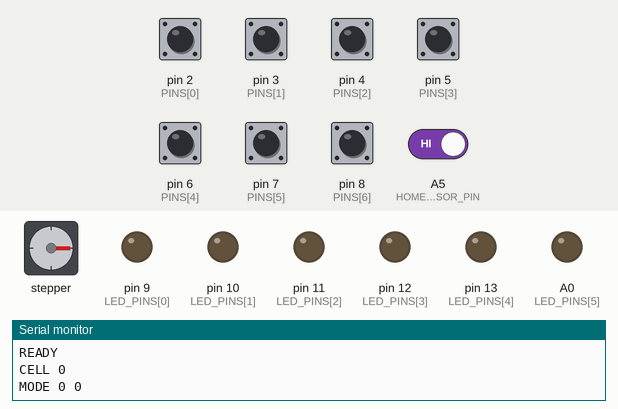
This sketch was run on a simulated Arduino Uno, built with avr-gcc and run on an emulated ATmega328P. Shown: stepper motor, output pins drawn as LEDs (lit = HIGH), the last lines printed to the serial monitor. Wiring (inferred from the names in the program): stepper motor (2048 steps per turn assumed): coils A1, A2, A3, A4. The test bench sets the inputs (shaded band); at power-on: A5 (HOME_SENSOR_PIN), pin 2 (PINS[0]), pin 3 (PINS[1]), pin 4 (PINS[2]), pin 5 (PINS[3]), pin 6 (PINS[4]), pin 7 (PINS[5]), pin 8 (PINS[6]) HIGH. Pins used as bus, display or sensor lines are not drawn.

Above: at 8.1 s.
8.2 s: pin 2 (PINS[0]) pulled LOW for 0.15 s
At 8.7 s:
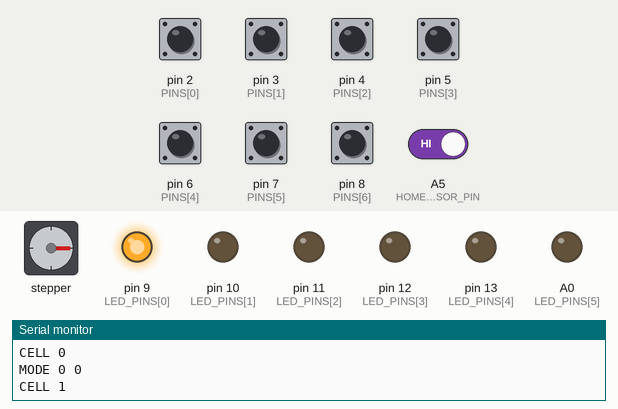
9.8 s: pin 3 (PINS[1]) pulled LOW for 0.15 s
At 11.0 s:
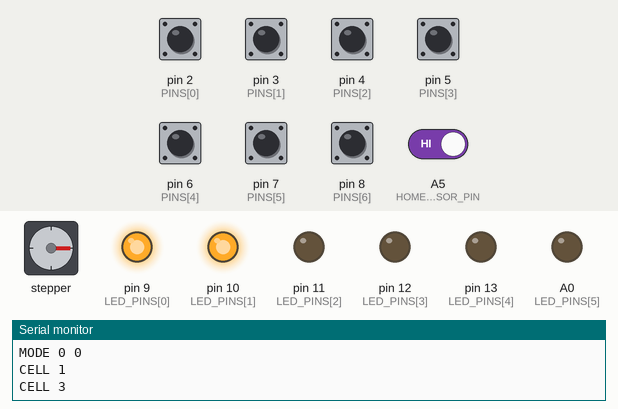
11.4 s: pin 4 (PINS[2]) pulled LOW for 0.15 s
At 12.4 s:
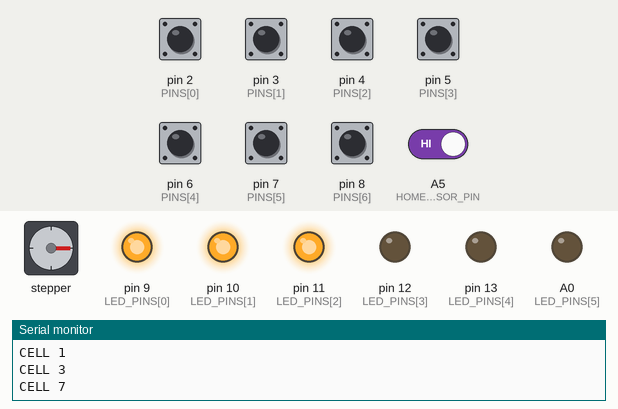
13.0 s: pin 5 (PINS[3]) pulled LOW for 0.15 s
At 13.5 s:
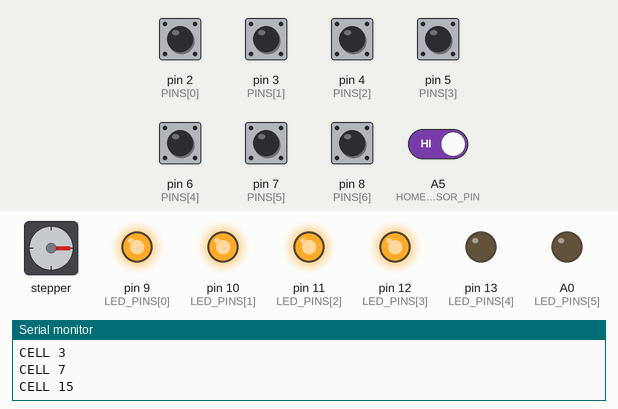
14.6 s: pin 6 (PINS[4]) pulled LOW for 0.15 s
At 15.8 s:
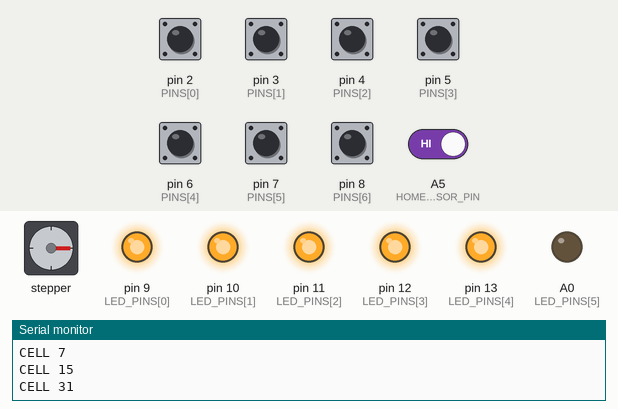
16.2 s: pin 7 (PINS[5]) pulled LOW for 0.15 s
At 17.2 s:
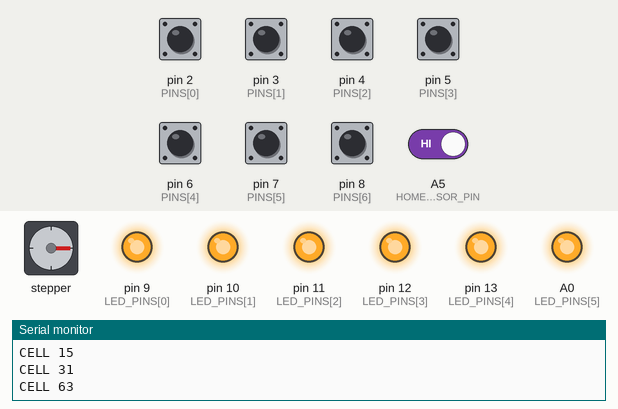
Timing chart, 0 to 18.8 s (numbered marks = the images above; inputs shaded):
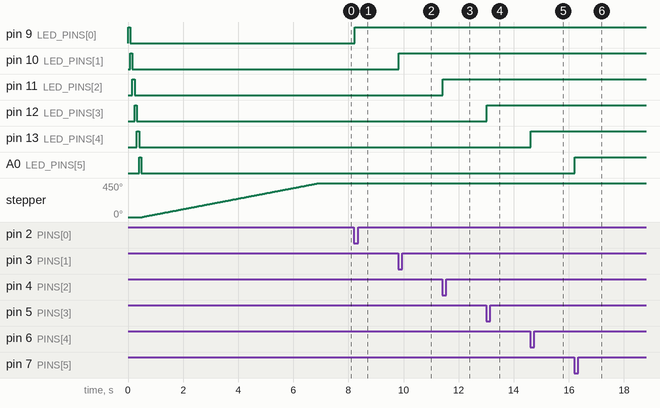

The sketch:

braille_wheel.ino
```cpp
// Braille remote — 6 dot buttons + Enter, 6 LEDs, rotating braille wheel. Arduino Uno.
//
// Buttons: dots 1-6 -> D2-D7, Enter -> D8, other leg of each button -> GND
//          (INPUT_PULLUP, so pressed = LOW. No resistors needed.)
// LEDs:    one per dot, each through a 220 ohm resistor to GND. They light up live
//          as dots are pressed, and flash the target letter when it isn't on the wheel.
// Wheel:   28BYJ-48 stepper + ULN2003 driver, with a disc of raised braille letters
//          (WHEEL_LETTERS, evenly spaced). It turns the target letter under the finger.
//          Optional home sensor (hall sensor + magnet, or a microswitch) finds slot 0 at power-on.
//
// Serial protocol (9600 baud, one message per line):
//   Arduino -> laptop
//     READY              sketch started
//     CELL <mask>        current dot pattern changed (bit 0 = dot 1 ... bit 5 = dot 6)
//     MODE <cap> <num>   capital / number indicators (0 or 1)
//     CHAR <mask> <c>    Enter produced character c (may be a space)
//     UNKNOWN <mask>     Enter pressed on a pattern with no meaning
//   Laptop -> Arduino
//     SHOW <c> <dots>    new target, e.g. "SHOW p 111100" (dots 1-6, 1 = raised).
//                        If a wheel slot has that pattern, the wheel turns to it;
//                        otherwise the LEDs show the pattern for a few seconds.

// ======================= CHANGE THESE TO MATCH YOUR BUILD =======================
const uint8_t NUM_BTNS = 7;
const uint8_t PINS[NUM_BTNS] = { 2, 3, 4, 5, 6, 7, 8 };  // dots 1-6, then Enter
const uint8_t ENTER_INDEX = 6;

const uint8_t LED_PINS[6] = { 9, 10, 11, 12, 13, A0 };  // dots 1-6

// Letters on the wheel, in order around the disc. Must match WHEEL_LETTERS in the app's .env.
const char WHEEL_LETTERS[] = "abceilnp";

const uint8_t STEPPER_PINS[4] = { A1, A2, A3, A4 };  // ULN2003 IN1, IN2, IN3, IN4
const long STEPS_PER_REV = 4096;          // 28BYJ-48 in half-step mode
const unsigned int STEP_INTERVAL_US = 1200;  // lower = faster; too low and the motor stalls
const int WHEEL_DIRECTION = 1;            // set to -1 if the wheel turns the wrong way

const int HOME_SENSOR_PIN = A5;           // LOW when slot 0 is home; set to -1 if you have no sensor
const long HOME_OFFSET_STEPS = 0;         // nudge until slot 0 sits exactly under the finger

const unsigned long DEBOUNCE_MS = 20;
const unsigned long LED_FLASH_MS = 3000;  // how long an off-wheel target shows on the LEDs
const unsigned long LED_HOLD_MS = 1200;   // how long a typed cell stays lit after Enter
// ================================================================================

const uint8_t CAP_SIGN = 32;  // dot 6
const uint8_t NUM_SIGN = 60;  // dots 3-4-5-6

bool stableState[NUM_BTNS];
bool lastReading[NUM_BTNS];
unsigned long lastChange[NUM_BTNS];

uint8_t cell = 0;
bool capNext = false;
bool numMode = false;
char table[64];

// ---------------------------------------------------------------- letters

void buildTable() {
  for (uint8_t i = 0; i < 64; i++) table[i] = 0;  // 0 = unknown pattern

  const char letters[] = "abcdefghijklmnopqrstuvwxyz";
  const uint8_t masks[26] = {
    1, 3, 9, 25, 17, 11, 27, 19, 10, 26,   // a-j
    5, 7, 13, 29, 21, 15, 31, 23, 14, 30,  // k-t
    37, 39, 58, 45, 61, 53                 // u v w x y z
  };
  for (uint8_t i = 0; i < 26; i++) table[masks[i]] = letters[i];

  table[0] = ' ';   // Enter on an empty cell = space
  table[2] = ',';   // dot 2
  table[6] = ';';   // dots 2-3
  table[18] = ':';  // dots 2-5
  table[50] = '.';  // dots 2-5-6
  table[22] = '!';  // dots 2-3-5
  table[38] = '?';  // dots 2-3-6
  table[4] = '\'';  // dot 3
  table[36] = '-';  // dots 3-6
}

uint8_t maskForLetter(char letter) {
  for (uint8_t m = 1; m < 64; m++) {
    if (table[m] == letter) return m;
  }
  return 0;
}

// ---------------------------------------------------------------- LEDs

uint8_t ledOverride = 0;          // pattern shown instead of the live cell
unsigned long ledOverrideUntil = 0;

void showOnLeds(uint8_t mask) {
  for (uint8_t i = 0; i < 6; i++) digitalWrite(LED_PINS[i], (mask >> i) & 1 ? HIGH : LOW);
}

void flashOnLeds(uint8_t mask, unsigned long ms) {
  ledOverride = mask;
  ledOverrideUntil = millis() + ms;
  showOnLeds(mask);
}

void updateLeds() {
  if (ledOverrideUntil && millis() >= ledOverrideUntil) {
    ledOverrideUntil = 0;
    showOnLeds(cell);
  }
}

// ---------------------------------------------------------------- wheel

const uint8_t WHEEL_SLOTS = sizeof(WHEEL_LETTERS) - 1;
uint8_t wheelMasks[WHEEL_SLOTS];

const uint8_t HALF_STEP[8][4] = {
  {1, 0, 0, 0}, {1, 1, 0, 0}, {0, 1, 0, 0}, {0, 1, 1, 0},
  {0, 0, 1, 0}, {0, 0, 1, 1}, {0, 0, 0, 1}, {1, 0, 0, 1}
};

long wheelPosition = 0;  // in steps, 0 = slot 0 under the finger
long wheelTarget = 0;
unsigned long lastStepMicros = 0;

void energize(long position) {
  uint8_t phase = ((position * WHEEL_DIRECTION) % 8 + 8) % 8;
  for (uint8_t i = 0; i < 4; i++) digitalWrite(STEPPER_PINS[i], HALF_STEP[phase][i]);
}

void releaseCoils() {  // stops the motor heating up while it waits
  for (uint8_t i = 0; i < 4; i++) digitalWrite(STEPPER_PINS[i], LOW);
}

void stepOnce(int direction) {
  wheelPosition += direction;
  energize(wheelPosition);
}

// Non-blocking: one step at most per call, so the buttons keep working while it turns.
void updateWheel() {
  if (wheelPosition == wheelTarget) return;
  unsigned long now = micros();
  if (now - lastStepMicros < STEP_INTERVAL_US) return;
  lastStepMicros = now;
  stepOnce(wheelTarget > wheelPosition ? 1 : -1);
  if (wheelPosition == wheelTarget) releaseCoils();
}

// Turn the shortest way round to a slot.
void turnToSlot(uint8_t slot) {
  long slotSteps = (long)slot * STEPS_PER_REV / WHEEL_SLOTS;
  long current = ((wheelPosition % STEPS_PER_REV) + STEPS_PER_REV) % STEPS_PER_REV;
  long delta = slotSteps - current;
  if (delta > STEPS_PER_REV / 2) delta -= STEPS_PER_REV;
  if (delta < -STEPS_PER_REV / 2) delta += STEPS_PER_REV;
  wheelTarget = wheelPosition + delta;
}

// At power-on: turn until the home sensor triggers, then nudge to slot 0.
void homeWheel() {
  if (HOME_SENSOR_PIN < 0) return;  // no sensor: put slot 0 under the finger by hand before power-on
  pinMode(HOME_SENSOR_PIN, INPUT_PULLUP);
  for (long i = 0; i < STEPS_PER_REV + STEPS_PER_REV / 4 && digitalRead(HOME_SENSOR_PIN) == HIGH; i++) {
    stepOnce(1);
    delayMicroseconds(STEP_INTERVAL_US);
  }
  for (long i = 0; i < HOME_OFFSET_STEPS; i++) {
    stepOnce(1);
    delayMicroseconds(STEP_INTERVAL_US);
  }
  releaseCoils();
  wheelPosition = 0;
  wheelTarget = 0;
}

// ---------------------------------------------------------------- laptop -> Arduino

char lineBuffer[24];
uint8_t lineLength = 0;

// "SHOW p 111100": turn the wheel to the slot with that pattern, or flash it on the LEDs.
void handleLine(const char* line) {
  if (strncmp(line, "SHOW ", 5) != 0) return;
  const char* dots = strrchr(line, ' ');
  if (dots == NULL || strlen(dots + 1) != 6) return;
  dots++;
  uint8_t mask = 0;
  for (uint8_t i = 0; i < 6; i++) {
    if (dots[i] == '1') mask |= (1 << i);
  }
  for (uint8_t s = 0; s < WHEEL_SLOTS; s++) {
    if (wheelMasks[s] == mask && mask != 0) {
      turnToSlot(s);
      return;
    }
  }
  if (mask != 0) flashOnLeds(mask, LED_FLASH_MS);
}

void readSerial() {
  while (Serial.available() > 0) {
    char c = Serial.read();
    if (c == '\n' || c == '\r') {
      if (lineLength > 0) {
        lineBuffer[lineLength] = '\0';
        handleLine(lineBuffer);
        lineLength = 0;
      }
    } else if (lineLength < sizeof(lineBuffer) - 1) {
      lineBuffer[lineLength++] = c;
    }
  }
}

// ---------------------------------------------------------------- Arduino -> laptop

void sendCell() {
  Serial.print(F("CELL "));
  Serial.println(cell);
}

void sendMode() {
  Serial.print(F("MODE "));
  Serial.print(capNext ? 1 : 0);
  Serial.print(' ');
  Serial.println(numMode ? 1 : 0);
}

void commit() {
  uint8_t committed = cell;
  if (cell == CAP_SIGN) {
    capNext = true;
  } else if (cell == NUM_SIGN) {
    numMode = true;
  } else {
    char c = table[cell];
    if (c == 0) {
      Serial.print(F("UNKNOWN "));
      Serial.println(cell);
    } else {
      if (c == ' ') {
        numMode = false;
        capNext = false;
      } else {
        bool isDigit = false;
        if (numMode) {
          if (c >= 'a' && c <= 'j') {
            c = (c == 'j') ? '0' : char('1' + (c - 'a'));
            isDigit = true;
          } else {
            numMode = false;  // any non a-j symbol ends number mode
          }
        }
        if (!isDigit && capNext && c >= 'a' && c <= 'z') c = c - 'a' + 'A';
        capNext = false;
      }
      Serial.print(F("CHAR "));
      Serial.print(cell);
      Serial.print(' ');
      Serial.println(c);
    }
  }
  cell = 0;
  if (committed) flashOnLeds(committed, LED_HOLD_MS);  // keep what was typed lit for a moment
  sendCell();
  sendMode();
}

void onPress(uint8_t i) {
  if (i == ENTER_INDEX) {
    commit();
  } else {
    cell ^= (1 << i);  // press once to set, again to cancel
    ledOverrideUntil = 0;
    showOnLeds(cell);  // LEDs follow the buttons live
    sendCell();
  }
}

// ---------------------------------------------------------------- setup / loop

void setup() {
  Serial.begin(9600);
  buildTable();
  for (uint8_t s = 0; s < WHEEL_SLOTS; s++) wheelMasks[s] = maskForLetter(WHEEL_LETTERS[s]);

  for (uint8_t i = 0; i < 6; i++) pinMode(LED_PINS[i], OUTPUT);
  for (uint8_t i = 0; i < 4; i++) pinMode(STEPPER_PINS[i], OUTPUT);
  for (uint8_t i = 0; i < 6; i++) {  // LED self-test
    showOnLeds(1 << i);
    delay(80);
  }
  showOnLeds(0);
  homeWheel();

  for (uint8_t i = 0; i < NUM_BTNS; i++) {
    pinMode(PINS[i], INPUT_PULLUP);
    bool pressed = digitalRead(PINS[i]) == LOW;
    stableState[i] = pressed;
    lastReading[i] = pressed;
    lastChange[i] = 0;
  }
  Serial.println(F("READY"));
  sendCell();
  sendMode();
}

void loop() {
  unsigned long now = millis();
  for (uint8_t i = 0; i < NUM_BTNS; i++) {
    bool reading = digitalRead(PINS[i]) == LOW;
    if (reading != lastReading[i]) {
      lastReading[i] = reading;
      lastChange[i] = now;
    }
    if (now - lastChange[i] > DEBOUNCE_MS && reading != stableState[i]) {
      stableState[i] = reading;
      if (reading) onPress(i);  // act on the press edge only
    }
  }
  readSerial();
  updateWheel();
  updateLeds();
}
```

Measured:
- after the input at 8.2 s, pin 9 (LED_PINS[0]): LOW → HIGH at once
- after the input at 9.8 s, pin 10 (LED_PINS[1]): LOW → HIGH at once
- after the input at 11.4 s, pin 11 (LED_PINS[2]): LOW → HIGH at once
- after the input at 13.0 s, pin 12 (LED_PINS[3]): LOW → HIGH at once
- after the input at 14.6 s, pin 13 (LED_PINS[4]): LOW → HIGH at once
- after the input at 16.2 s, A0 (LED_PINS[5]): LOW → HIGH at once
- by itself, stepper: turns 450° clockwise in 6.4 s
